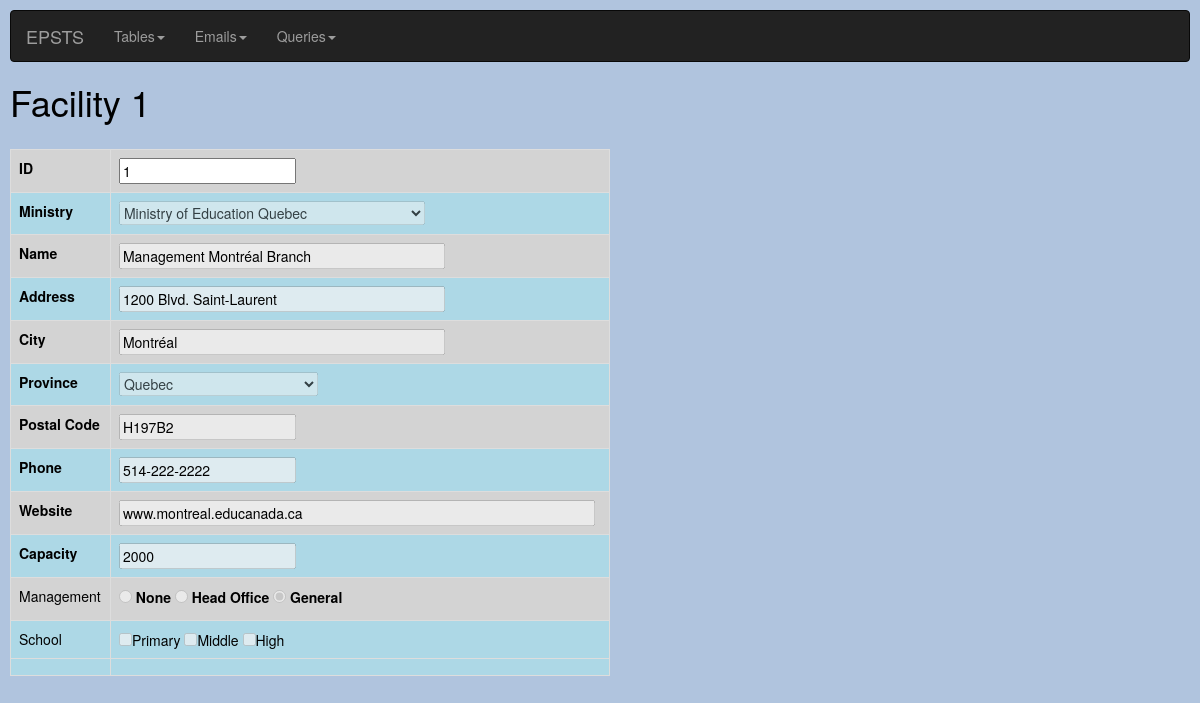
The page /main/web/edit_facility.php?id=1&action=view on the database its author committed.
### tables this page shows
CREATE TABLE Facilities (
    facilityID int PRIMARY KEY AUTO_INCREMENT,
    ministryID int,
    name varchar(100),
    address varchar(100),
    city varchar(100),
    province char(2),
    postalCode varchar(7),
    phoneNumber varchar(14),
    web varchar(200),
    capacity int,
    isManagementHeadOffice bool DEFAULT false,
    isManagementGeneral bool DEFAULT false,
    isSchoolPrimary bool DEFAULT false,
    isSchoolMiddle bool DEFAULT false,
    isSchoolHigh bool DEFAULT false,
    FOREIGN KEY (ministryID) REFERENCES Ministries(ministryID)
);

CREATE TABLE Ministries (
    ministryID int PRIMARY KEY AUTO_INCREMENT,
    name varchar(100)
);

### main/web/edit_facility.php (the view, shortened to what this page needs)
<?php require('globals.php'); ?>
<?php
$action = null;
if (isset($_GET['action'])) {
    $action = $_GET['action'];
}
if ($action == "view" || $action == "delete") {
    $readonly = "disabled";
} else {
    $readonly = '';
}
$record['id'] = -1;
$record['ministryID'] = -1;
$record['name'] = "";
$record['address'] = "";
$record['city'] = "";
$record['province'] = "QC";
$record['postalcode'] = "";
$record['phone'] = "";
$record['web'] = "";
$record['capacity'] = 0;
$record['isManagementHeadOffice'] = 0;
$record['isManagementGeneral'] = 0;
$record['isSchoolPrimary'] = 0;
$record['isSchoolMiddle'] = 0;
$record['isSchoolHigh'] = 0;
if ($action != 'add') {
    $row = selectSingleTuple("SELECT * FROM Facilities WHERE facilityID = " . $_GET['id']);
    if ($row != null) {
        $record['id'] = $row['facilityID'];
        $record['ministryID'] = $row['ministryID'];
        $record['name'] = $row['name'];
        $record['address'] = $row['address'];
        $record['city'] = $row['city'];
        $record['province'] = $row['province'];
        $record['phone'] = $row['phoneNumber'];
        $record['web'] = $row['web'];
        $record['postalcode'] = $row['postalCode'];
        $record['capacity'] = $row['capacity'];
        $record['isManagementHeadOffice'] = $row['isManagementHeadOffice'];
        $record['isManagementGeneral'] = $row['isManagementGeneral'];
        $record['isSchoolPrimary'] = $row['isSchoolPrimary'];
        $record['isSchoolMiddle'] = $row['isSchoolMiddle'];
        $record['isSchoolHigh'] = $row['isSchoolHigh'];
    }
}
?>
<!DOCTYPE html>
<html lang="en">
<head>
</head>
<body>
<main>
    <?php
    if ($action == 'add') {
        echo "<h1>Add Facility</h1>";
    } else {
        echo "<h1>Facility " . $record['id'] . "</h1>";
    }
    ?>
    <form action="edit_facility.php" method="post">
        <table class="table table-bordered table-hover table-sm">
            <tr <?php if ($action == 'add') echo 'style="display:none;' ?>>
                <td><label for="id">ID</label></td>
                <td><input type="number" name="id" size="4" value="<?= $record['id'] ?>" readonly></td>
            </tr>
            <tr>
                <td><label for="ministryID">Ministry</label></td>
                <td><select name="ministryID" id="ministryID" <?= $readonly ?>>
                    </select>
                </td>
            </tr>
            <tr>
                <td><label for="name">Name</label></td>
                <td><input type="text" name="name" maxlength="100" size="40" <?= $readonly ?>
                           value="<?= $record['name'] ?? '' ?>">
                </td>
            </tr>
            <tr>
                <td><label for="address">Address</label></td>
                <td><input type="text" name="address" maxlength="100" size="40" <?= $readonly ?>
                           value="<?= $record['address'] ?? '' ?>"></td>
            </tr>
            <tr>
                <td><Label for="city">City</Label></td>
                <td><input type="text" name="city" maxlength="100" size="40" <?= $readonly ?> value="<?= $record['city'] ?? '' ?>
                    ">
                </td>
            </tr>
            <tr>
                <td><label for="province">Province</label></td>
                <td><select name="province" id="province" <?= $readonly ?> >
                    </select>
                </td>
            </tr>
            <tr>
                <td><Label for="postalcode">Postal Code</Label></td>
                <td>
                    <input type="text" name="postalcode" maxlength="7" size="20" <?= $readonly ?> value="<?= $record['postalcode'] ?? '' ?>">
                </td>
            </tr>
            <tr>
                <td><Label for="phone">Phone</Label></td>
                <td>
                    <input type="text" name="phone" maxlength="14" size="20" <?= $readonly ?> value="<?= $record['phone'] ?? '' ?>">
                </td>
            </tr>
            <tr>
                <td><Label for="web">Website</Label></td>
                <td>
                    <input type="text" name="web" maxlength="200" size="60" <?= $readonly ?> value="<?= $record['web'] ?? '' ?>">
                </td>
            </tr>
            <tr>
                <td><Label for="capacity">Capacity</Label></td>
                <td>
                    <input type="number" name="capacity" min="0" size="10" <?= $readonly ?> value="<?= $record['capacity'] ?? '' ?>">
                </td>
            </tr>
            <tr>
                <td>Management</td>
                <td>
                    <input type="radio" name="management" value="none"
                           id="none" <?= $readonly ?> <?= ($record['isManagementGeneral'] == 0 && $record['isManagementHeadOffice'] == 0) ? "checked" : "" ?>>
                    <label for="none">None</label>
                    <input type="radio" name="management" value="head"
                           id="head" <?= $readonly ?> <?= $record['isManagementHeadOffice'] == 1 ? "checked" : "" ?>>
                    <label for="head">Head Office</label>
                    <input type="radio" name="management" value="general"
                           id="general" <?= $readonly ?> <?= $readonly ?> <?= $record['isManagementGeneral'] == 1 ? "checked" : "" ?>>
                    <label for="general">General</label>
                </td>
            </tr>
            <tr>
                <td>School</td>
                <td>
                    <input type="checkbox" name="isSchoolPrimary"
                           value="1" <?= $readonly ?>  <?php if ($record['isSchoolPrimary'] == 1) print "checked"; ?>
                    <label for="isSchoolPrimary">Primary</label>
                    <input type="checkbox" name="isSchoolMiddle"
                           value="1" <?= $readonly ?> <?php if ($record['isSchoolMiddle'] == 1) print "checked"; ?>
                    <label for="isSchoolMiddle">Middle</label>
                    <input type="checkbox" name="isSchoolHigh"
                           value="1" <?= $readonly ?> <?php if ($record['isSchoolHigh'] == 1) print "checked"; ?>
                    <label for="isSchoolHigh">High</label>
                </td>
            </tr>
            <tr>
                <td></td>
                <td>
                </td>
            </tr>
        </table>
    </form>
</main>
</body>
<html>

### main/web/style2.css (style rules this page uses)
body { background-color: lightsteelblue; color: black; }
main { background-color: lightsteelblue; color: black; margin: 10px; }
.table { width: 600px; }
tr:nth-child(even) { background-color: LightBlue; }
tr:nth-child(odd) { background-color: Lightgrey; }

### rows shown on the page
facilities: ministryID "Ministry of Education Quebec", name "Management Montréal Branch", address "1200 Blvd. Saint-Laurent", city "Montréal", province "Quebec", postalcode "H197B2", phone "514-222-2222", web "www.montreal.educanada.ca", capacity "2000", isManagementGeneral "☐ None", isManagementHeadOffice "☐ Head Office", isManagementGeneral "☑ General"

### other values the page prints
$record['id'] "1"
